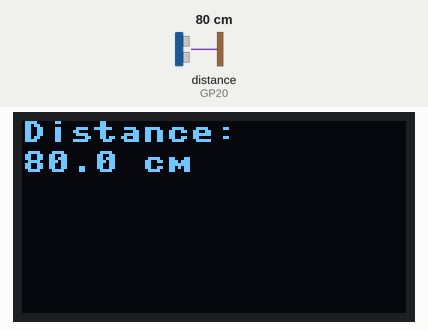
The program below on a simulated Raspberry Pi Pico running MicroPython. Shown: 128×64 one-colour display. The test bench sets the inputs (shaded band); at power-on: distance to the obstacle (sensor on GP20) 80 cm. The echo pulse lasts 58.3 µs per cm; what the program prints to the serial console is not drawn.

Above: at 1.2 s.
1.3 s: distance to the obstacle (sensor on GP20) set to 2 cm
At 2.8 s:
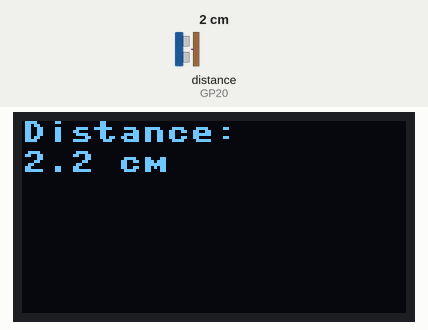
3.6 s: distance to the obstacle (sensor on GP20) set to 4 cm
At 4.9 s:
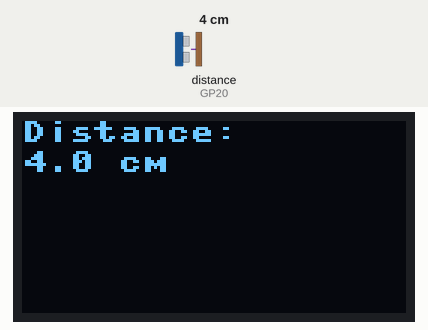
5.6 s: distance to the obstacle (sensor on GP20) set to 9 cm
At 7.1 s:
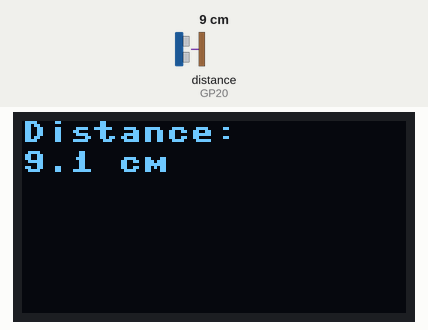
Timing chart, 0 to 8.6 s (numbered marks = the images above; inputs shaded):
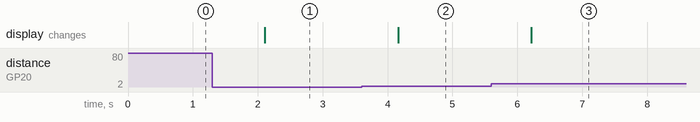

The program:

ultrasonic.py
```python
from machine import Pin, I2C
from ssd1306 import SSD1306_I2C
import utime

# Display settings
WIDTH = 128
HEIGHT = 64
i2c = I2C(0, scl=Pin(17), sda=Pin(16), freq=400000)
display = SSD1306_I2C(WIDTH, HEIGHT, i2c)

# Ultrasonic pins
trigger = Pin(21, Pin.OUT)
echo = Pin(20, Pin.IN)

def ultra():
    trigger.low()
    utime.sleep_us(2)
    trigger.high()
    utime.sleep_us(10)
    trigger.low()

    while echo.value() == 0:
        signaloff = utime.ticks_us()
    while echo.value() == 1:
        signalon = utime.ticks_us()

    timepassed = signalon - signaloff
    distance = (timepassed * 0.0343) / 2
    return round(distance, 1)

# Main loop
while True:
    dist = ultra()
    print(f"Distance: {dist} cm")

    display.fill(0)
    display.text("Distance:", 0, 0)
    display.text(str(dist) + " cm", 0, 10)
    display.show()
    utime.sleep(1)
```

Measured:
- after the input at 1.3 s, the display: changes after 0.81 s (image 1)
- after the input at 3.6 s, the display: changes after 0.56 s (image 2)
- after the input at 5.6 s, the display: changes after 0.61 s (image 3)
